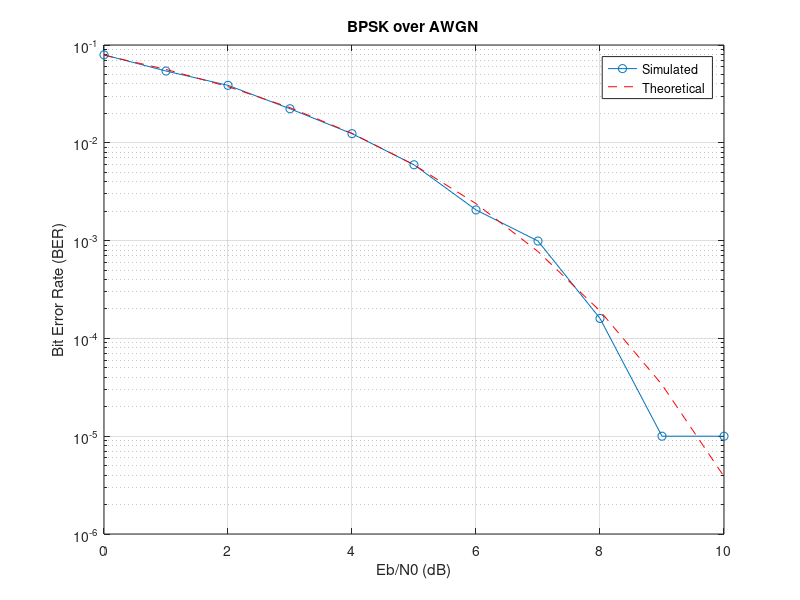
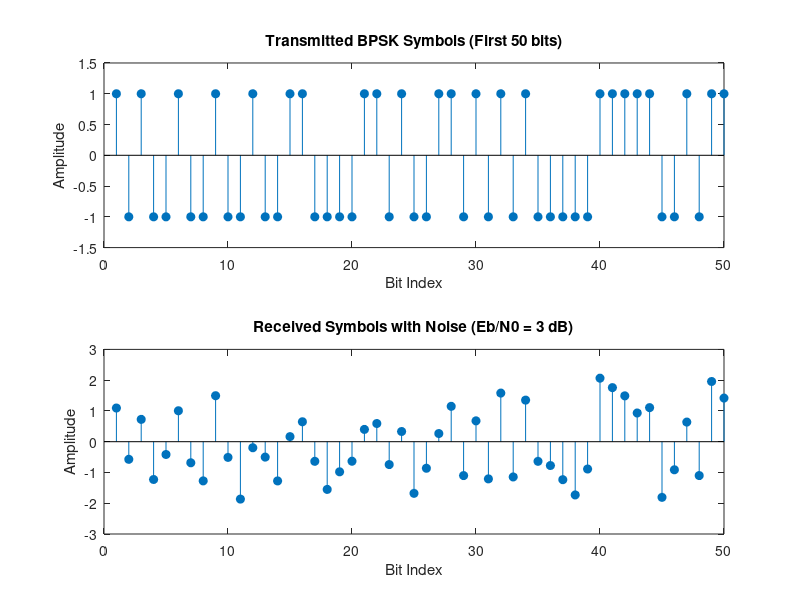
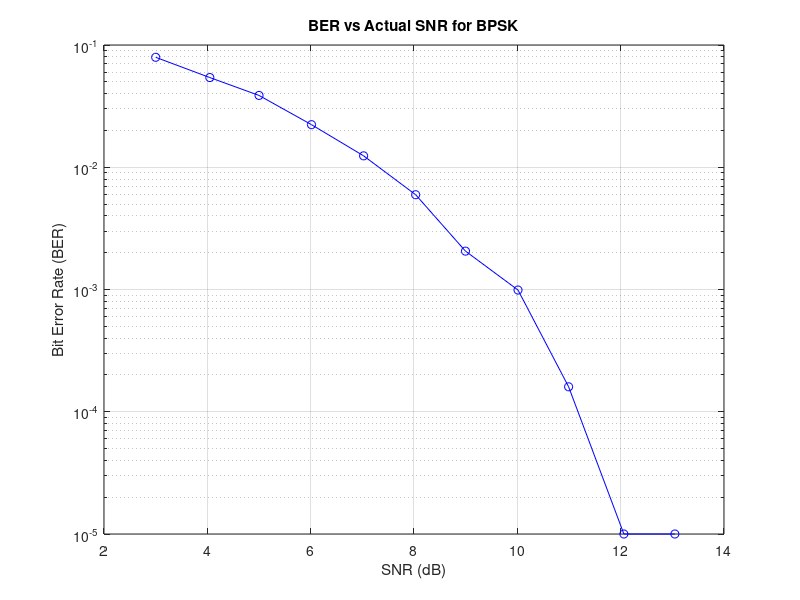
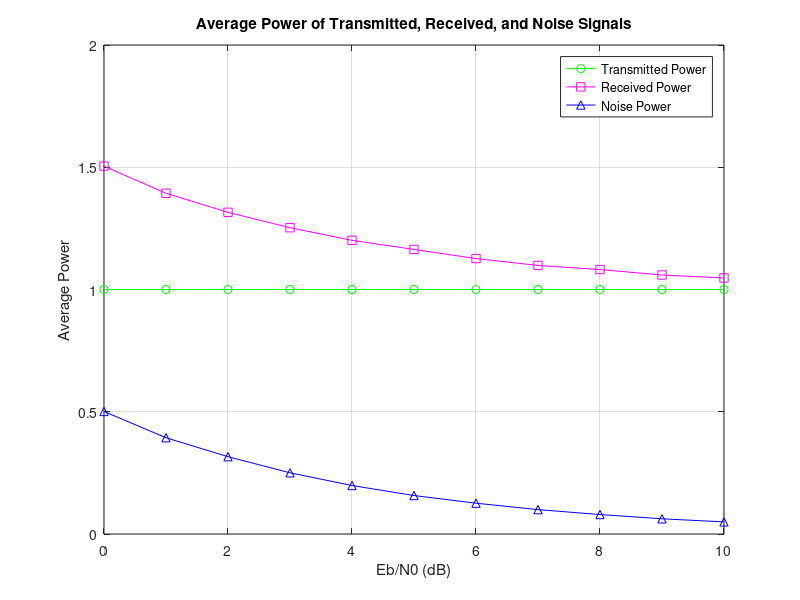

The MATLAB script that drew these images, in order: (Note: this script raises an error after producing the figures.)
% Parameters
N = 1e5;                     % Number of bits
Eb = 1;                      % Assume Eb = 1
EbN0_dB = 0:10;              % Eb/N0 values in dB
EbN0 = 10.^(EbN0_dB/10);     % Linear scale
BER = zeros(size(EbN0_dB));
SNR_dB = zeros(size(EbN0_dB));
P_tx = zeros(size(EbN0_dB));
P_rx = zeros(size(EbN0_dB));
P_noise = zeros(size(EbN0_dB)); % Noise power

% Transmitter
bits = randi([0 1], 1, N);       
symbols = 2*bits - 1;            

% Save one sample for plot
index_to_plot = 4;
EbN0_val = EbN0(index_to_plot);
noise_std_plot = sqrt(1/(2*EbN0_val));
noise_plot = noise_std_plot * randn(1, N);
received_plot = symbols + noise_plot;

% Simulation
for i = 1:length(EbN0)
    No = Eb / EbN0(i);                         
    noise_std = sqrt(No/2);                   
    noise = noise_std * randn(1, N);          
    received = symbols + noise;               
    decoded_bits = received > 0;              
    BER(i) = sum(bits ~= decoded_bits)/N;

    % Power Calculations
    P_tx(i) = mean(symbols.^2);               
    P_noise(i) = mean(noise.^2);              
    P_rx(i) = mean(received.^2);              

    % SNR Calculation
    SNR_linear = P_tx(i) / P_noise(i);        
    SNR_dB(i) = 10*log10(SNR_linear);         
end

% Theoretical BER
BER_theory = qfunc(sqrt(2*EbN0));

% --- Plots ---

% 1. BER Plot
figure;
semilogy(EbN0_dB, BER, 'o-', EbN0_dB, BER_theory, 'r--');
grid on;
xlabel('Eb/N0 (dB)');
ylabel('Bit Error Rate (BER)');
legend('Simulated', 'Theoretical');
title('BPSK over AWGN');

% 2. Transmitted vs Received Symbols
figure;
subplot(2,1,1);
stem(symbols(1:50), 'filled');
title('Transmitted BPSK Symbols (First 50 bits)');
ylim([-1.5 1.5]);
xlabel('Bit Index'); ylabel('Amplitude');

subplot(2,1,2);
stem(received_plot(1:50), 'filled');
title(['Received Symbols with Noise (Eb/N0 = ', num2str(EbN0_dB(index_to_plot)), ' dB)']);
ylim([-3 3]);
xlabel('Bit Index'); ylabel('Amplitude');

% 3. SNR vs BER Plot
figure;
semilogy(SNR_dB, BER, 'bo-');
grid on;
xlabel('SNR (dB)');
ylabel('Bit Error Rate (BER)');
title('BER vs Actual SNR for BPSK');

% 4. Power Plot: Tx, Rx, Noise
figure;
plot(EbN0_dB, P_tx, 'g-o', EbN0_dB, P_rx, 'm-s', EbN0_dB, P_noise, 'b-^');
grid on;
xlabel('Eb/N0 (dB)');
ylabel('Average Power');
legend('Transmitted Power', 'Received Power', 'Noise Power');
title('Average Power of Transmitted, Received, and Noise Signals');

% 5. Ideal BPSK Constellation (No Noise)
bpsk_symbols = [-1, 1];  % BPSK constellation points

figure;
plot(real(bpsk_symbols), imag(bpsk_symbols), 'ro', 'MarkerSize', 10, 'LineWidth', 2);
grid on;
xlabel('In-Phase (I)');
ylabel('Quadrature (Q)');
title('Ideal BPSK Constellation Diagram');
axis equal;
xlim([-2 2]); ylim([-2 2]);

% 6. Constellation Plot
% Use the same received symbols from a mid-level Eb/N0 (e.g., 3 dB)
num_points = 1000; % Plot a subset for clarity
received_symbols_constellation = symbols(1:num_points) + ...
                                 noise_std_plot * randn(1, num_points);

figure;
plot(real(received_symbols_constellation), imag(received_symbols_constellation), 'bo');
grid on;
xlabel('In-Phase (I)');
ylabel('Quadrature (Q)');
title(['BPSK Constellation Diagram (Eb/N0 = ', num2str(EbN0_dB(index_to_plot)), ' dB)']);
axis equal;
xlim([-3 3]); ylim([-3 3]);

% 7. Non-Ideal (Noisy) BPSK Constellation (No Decision Boundaries)
num_points = 1000;  % Subset of symbols for clarity
noise_std_noisy = sqrt(1 / (2 * EbN0(index_to_plot))); 
noisy_rx = symbols(1:num_points) + noise_std_noisy * randn(1, num_points);

figure;
plot(real(noisy_rx), imag(noisy_rx), 'bo', 'MarkerSize', 4);
hold on;
plot(bpsk_symbols, [0 0], 'ro', 'MarkerSize', 10, 'LineWidth', 2);  % Ideal points
hold off;

grid on;
xlabel('In-Phase (I)');
ylabel('Quadrature (Q)');
title(['Noisy BPSK Constellation (Eb/N0 = ', num2str(EbN0_dB(index_to_plot)), ' dB)']);
axis equal;
xlim([-3 3]); ylim([-1 1]);


% 8. Histogram
histogram(real(received), 50);
title('Histogram of Received Symbols');


% 9. BPSK Constellation with Bit Decision Boundary
bpsk_symbols = [-1, 1];  % Ideal BPSK constellation points

figure;
hold on;
plot(real(bpsk_symbols), imag(bpsk_symbols), 'ro', 'MarkerSize', 10, 'LineWidth', 2);

% Add decision boundary (I = 0)
xline(0, '--k', 'LineWidth', 1.5);
text(-1, 0.2, 'bit = 0', 'HorizontalAlignment', 'center', 'FontSize', 12);
text(1, 0.2, 'bit = 1', 'HorizontalAlignment', 'center', 'FontSize', 12);

% Axis formatting
xlabel('In-Phase (I)');
ylabel('Quadrature (Q)');
title('Ideal BPSK Constellation with Bit Decisions');
axis equal;
xlim([-2 2]); ylim([-1 1]);
grid on;
hold off;
